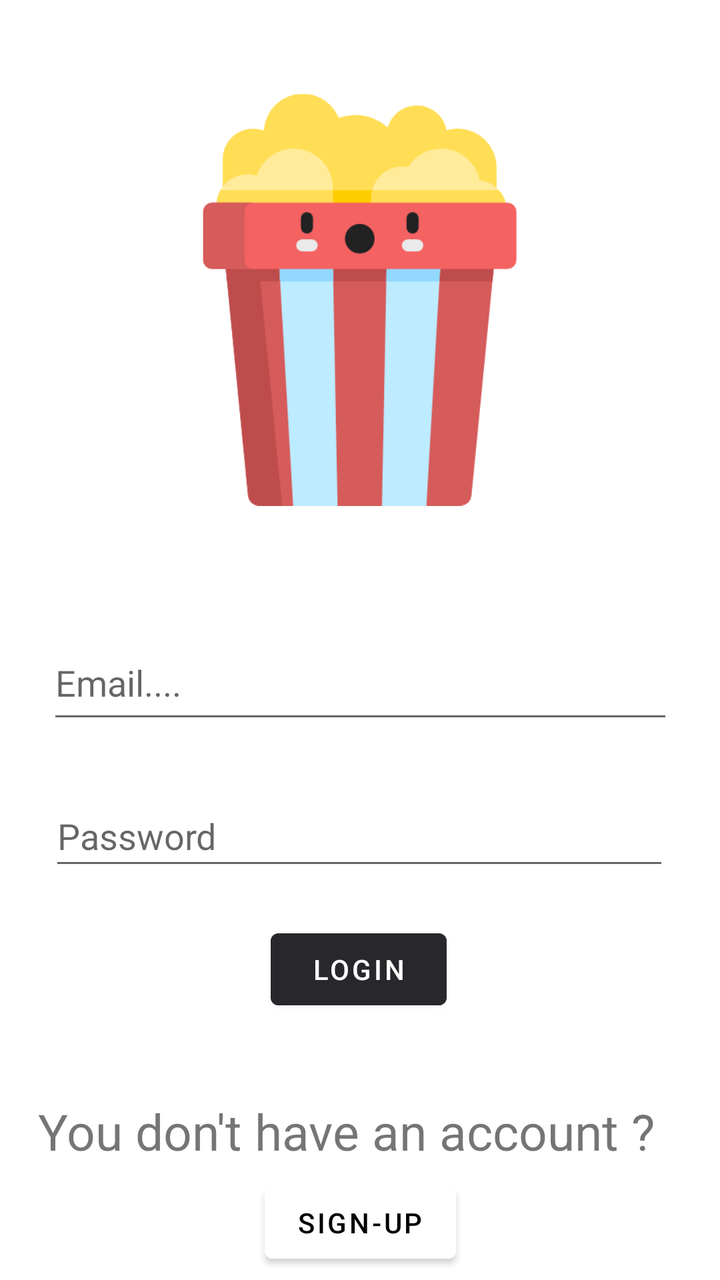
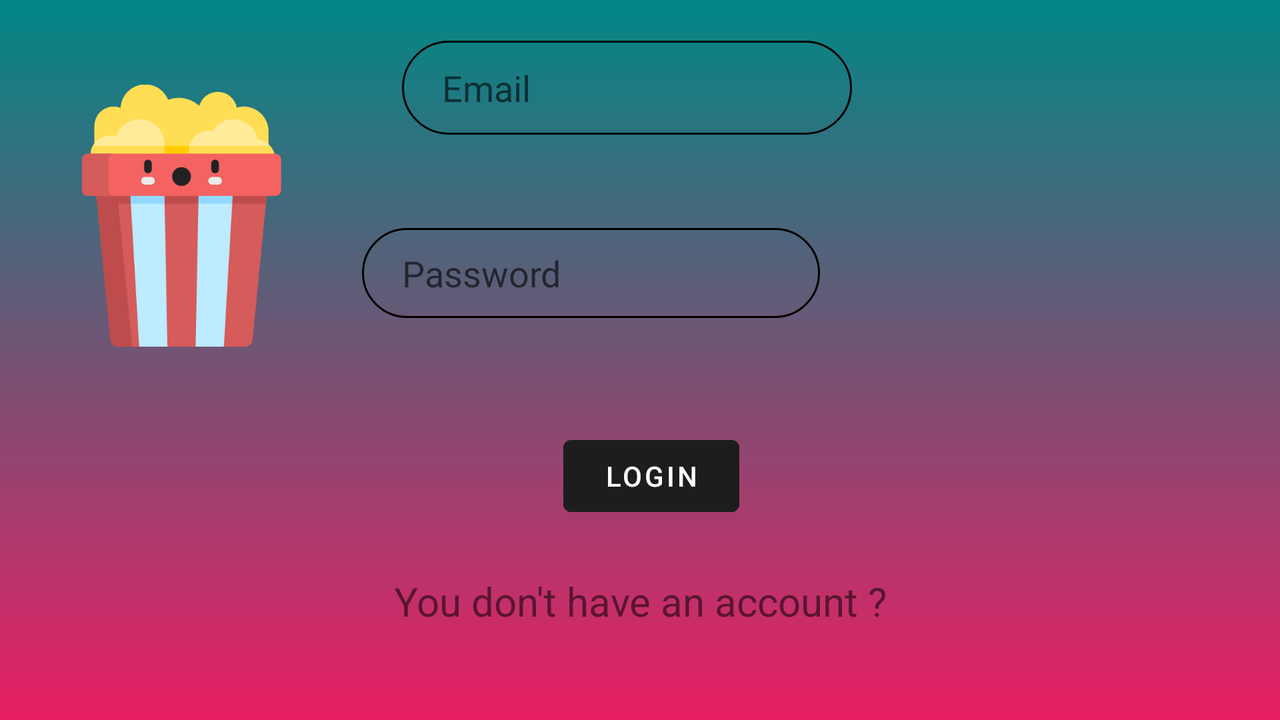

Compare how this app lays out the same screen by default and in its alternative resource folder. The renders come first, then the two layout files and the values they reference.
<!-- AndroidManifest.xml: application theme Theme.WatchCorn -->
<!-- res/layout/activity_login.xml -->
<?xml version="1.0" encoding="utf-8"?>
<androidx.constraintlayout.widget.ConstraintLayout xmlns:android="http://schemas.android.com/apk/res/android"
    xmlns:app="http://schemas.android.com/apk/res-auto"
    xmlns:tools="http://schemas.android.com/tools"
    android:layout_width="match_parent"
    android:layout_height="match_parent"
    tools:context=".LoginActivity">

    <ImageView
        android:id="@+id/imageView2"
        android:layout_width="206dp"
        android:layout_height="235dp"
        app:layout_constraintBottom_toBottomOf="parent"
        app:layout_constraintEnd_toEndOf="parent"
        app:layout_constraintStart_toStartOf="parent"
        app:layout_constraintTop_toTopOf="parent"
        app:layout_constraintVertical_bias="0.08"
        app:srcCompat="@drawable/popcorn" />

    <EditText
        android:id="@+id/Password"
        android:layout_width="310dp"
        android:layout_height="47dp"
        android:ems="10"
        android:inputType="textPassword"
        android:hint="Password"
        app:layout_constraintBottom_toBottomOf="parent"
        app:layout_constraintEnd_toEndOf="parent"
        app:layout_constraintHorizontal_bias="0.495"
        app:layout_constraintStart_toStartOf="parent"
        app:layout_constraintTop_toBottomOf="@+id/EmailAddress"
        app:layout_constraintVertical_bias="0.117" />

    <EditText
        android:id="@+id/EmailAddress"
        android:layout_width="313dp"
        android:layout_height="54dp"
        android:ems="10"
        android:inputType="textEmailAddress"
        app:layout_constraintBottom_toBottomOf="parent"
        android:hint="Email...."
        app:layout_constraintEnd_toEndOf="parent"
        app:layout_constraintStart_toStartOf="parent"
        app:layout_constraintTop_toBottomOf="@+id/imageView2"
        app:layout_constraintVertical_bias="0.142" />

    <Button
        android:id="@+id/Login"
        android:layout_width="wrap_content"
        android:layout_height="wrap_content"
        android:layout_marginTop="4dp"
        android:backgroundTint="#28272C"
        android:textColor="@color/white"
        android:text="Login"
        app:layout_constraintBottom_toBottomOf="parent"
        app:layout_constraintEnd_toEndOf="parent"
        app:layout_constraintHorizontal_bias="0.498"
        app:layout_constraintStart_toStartOf="parent"
        app:layout_constraintTop_toBottomOf="@+id/Password"
        app:layout_constraintVertical_bias="0.113" />

    <TextView
        android:id="@+id/textView2"
        android:layout_width="322dp"
        android:layout_height="34dp"
        android:layout_marginTop="40dp"
        android:text="You don't have an account ?"
        android:textSize="25sp"
        app:layout_constraintBottom_toBottomOf="parent"
        app:layout_constraintEnd_toEndOf="parent"
        app:layout_constraintStart_toStartOf="parent"
        app:layout_constraintTop_toBottomOf="@+id/Login"
        app:layout_constraintVertical_bias="0.0" />

    <Button
        android:id="@+id/SignIn"
        android:layout_width="wrap_content"
        android:layout_height="wrap_content"
        android:backgroundTint="#FFFFFF"
        android:text="Sign-up"
        android:textColor="@color/black"
        app:layout_constraintBottom_toBottomOf="parent"
        app:layout_constraintEnd_toEndOf="parent"
        app:layout_constraintStart_toStartOf="parent"
        app:layout_constraintTop_toBottomOf="@+id/textView2" />

</androidx.constraintlayout.widget.ConstraintLayout>
<!-- resources referenced by this layout -->
<resources>
  <color name="black">#FF000000</color>
  <color name="white">#FFFFFFFF</color>
  <!-- drawable popcorn: png bitmap (drawable, 17907 bytes) -->
  <style name="Theme.WatchCorn" parent="Theme.MaterialComponents.Light.NoActionBar">
          
          <item name="colorPrimary">@color/purple_500</item>
          <item name="colorPrimaryVariant">@color/purple_700</item>
          <item name="colorOnPrimary">@color/white</item>
          
          <item name="colorSecondary">@color/teal_200</item>
          <item name="colorSecondaryVariant">@color/teal_700</item>
          <item name="colorOnSecondary">@color/black</item>
          
          <item name="android:statusBarColor" tools:targetApi="l">?attr/colorPrimaryVariant</item>
          
      </style>
  <color name="purple_500">#FF6200EE</color>
  <color name="purple_700">#FF3700B3</color>
  <color name="teal_200">#FF03DAC5</color>
  <color name="teal_700">#FF018786</color>
</resources>
<!-- res/layout-land/activity_login.xml (the repository's variant of the layout above) -->
<!-- drawn on the phone turned sideways -->
<?xml version="1.0" encoding="utf-8"?>
<androidx.constraintlayout.widget.ConstraintLayout xmlns:android="http://schemas.android.com/apk/res/android"
    xmlns:app="http://schemas.android.com/apk/res-auto"
    xmlns:tools="http://schemas.android.com/tools"
    android:layout_width="match_parent"
    android:layout_height="match_parent"
    android:background="@drawable/background"
    android:scrollbars="none"
    tools:context=".LoginActivity">


    <ImageView
        android:id="@+id/imageView2"
        android:layout_width="131dp"
        android:layout_height="202dp"
        android:contentDescription="TODO"
        app:layout_constraintBottom_toBottomOf="parent"
        app:layout_constraintEnd_toEndOf="parent"
        app:layout_constraintHorizontal_bias="0.05"
        app:layout_constraintStart_toStartOf="parent"
        app:layout_constraintTop_toTopOf="parent"
        app:layout_constraintVertical_bias="0.043"
        app:srcCompat="@drawable/popcorn" />

    <ImageView
        android:id="@+id/fingerprint"
        android:layout_width="70dp"
        android:layout_height="70dp"
        android:layout_marginTop="25dp"
        android:layout_marginBottom="190dp"
        android:src="@drawable/ic_baseline_fingerprint_24"
        android:visibility="invisible"
        app:layout_constraintBottom_toBottomOf="parent"
        app:layout_constraintEnd_toEndOf="parent"
        app:layout_constraintHorizontal_bias="0.498"
        app:layout_constraintStart_toStartOf="parent"
        app:layout_constraintTop_toBottomOf="@+id/Login"
        app:layout_constraintVertical_bias="0.0" />

    <EditText
        android:id="@+id/Password"
        android:layout_width="229dp"
        android:layout_height="45dp"
        android:background="@drawable/input_border_login"
        android:ems="10"
        android:hint="Password"
        android:inputType="textPassword"
        android:paddingHorizontal="20dp"
        app:layout_constraintBottom_toBottomOf="parent"
        app:layout_constraintEnd_toEndOf="parent"
        app:layout_constraintHorizontal_bias="0.44"
        app:layout_constraintStart_toStartOf="parent"
        app:layout_constraintTop_toBottomOf="@+id/EmailAddress"
        app:layout_constraintVertical_bias="0.189" />

    <EditText
        android:id="@+id/EmailAddress"
        android:layout_width="225dp"
        android:layout_height="47dp"
        android:background="@drawable/input_border_login"
        android:ems="10"
        android:hint="Email"
        android:inputType="textEmailAddress"
        android:paddingHorizontal="20dp"
        app:layout_constraintBottom_toBottomOf="parent"
        app:layout_constraintEnd_toEndOf="parent"
        app:layout_constraintHorizontal_bias="0.173"
        app:layout_constraintStart_toEndOf="@+id/imageView2"
        app:layout_constraintTop_toTopOf="parent"
        app:layout_constraintVertical_bias="0.065" />

    <Button
        android:id="@+id/Login"
        android:layout_width="wrap_content"
        android:layout_height="wrap_content"
        android:layout_marginVertical="20dp"
        android:backgroundTint="#1E1D1D"
        android:text="Login"
        android:textColor="@color/white"
        app:layout_constraintBottom_toBottomOf="parent"
        app:layout_constraintEnd_toEndOf="parent"
        app:layout_constraintHorizontal_bias="0.51"
        app:layout_constraintStart_toStartOf="parent"
        app:layout_constraintTop_toBottomOf="@+id/Password"
        app:layout_constraintVertical_bias="0.31" />

    <TextView
        android:id="@+id/textView2"
        android:layout_width="325dp"
        android:layout_height="24dp"
        android:layout_marginTop="20dp"
        android:text="You don't have an account ?"
        android:textAlignment="center"
        android:textSize="20sp"
        app:layout_constraintBottom_toBottomOf="parent"
        app:layout_constraintEnd_toEndOf="parent"
        app:layout_constraintStart_toStartOf="parent"
        app:layout_constraintTop_toBottomOf="@+id/fingerprint"
        app:layout_constraintVertical_bias="0.506" />

    <Button
        android:id="@+id/SignUp"
        android:layout_width="wrap_content"
        android:layout_height="wrap_content"
        android:layout_marginTop="28dp"
        android:layout_marginBottom="50dp"
        android:backgroundTint="#1E1D1D"
        android:text="Sign-up"
        android:textColor="@color/white"
        app:layout_constraintBottom_toBottomOf="parent"
        app:layout_constraintEnd_toEndOf="parent"
        app:layout_constraintHorizontal_bias="0.503"
        app:layout_constraintStart_toStartOf="parent"
        app:layout_constraintTop_toBottomOf="@+id/textView2"
        app:layout_constraintVertical_bias="0.544" />

</androidx.constraintlayout.widget.ConstraintLayout>
<!-- resources referenced by the variant -->
<!-- as the phone turned sideways resolves them -->
<resources>
  <color name="white">#FFFFFFFF</color>
  <!-- drawable background (drawable) -->
  <?xml version="1.0" encoding="utf-8"?>
  <shape xmlns:android="http://schemas.android.com/apk/res/android">
  
      <gradient
          android:startColor="@color/teal_700"
          android:endColor="#E91E63"
          android:angle="-90"
      />
  </shape>
  <!-- drawable ic_baseline_fingerprint_24: vector/xml drawable (drawable, 2391 chars, omitted) -->
  <!-- drawable input_border_login (drawable) -->
  <?xml version="1.0" encoding="utf-8"?>
  <shape android:shape="rectangle" xmlns:android="http://schemas.android.com/apk/res/android">
  
      <stroke
          android:color="@color/black"
          android:width="1dp" />
  
      <corners
          android:radius="50dp"/>
  
  </shape>
  <!-- drawable popcorn: png bitmap (drawable, 17907 bytes) -->
  <style name="Theme.WatchCorn" parent="Theme.MaterialComponents.Light.NoActionBar">
          
          <item name="colorPrimary">@color/purple_500</item>
          <item name="colorPrimaryVariant">@color/purple_700</item>
          <item name="colorOnPrimary">@color/white</item>
          
          <item name="colorSecondary">@color/teal_200</item>
          <item name="colorSecondaryVariant">@color/teal_700</item>
          <item name="colorOnSecondary">@color/black</item>
          
          <item name="android:statusBarColor" tools:targetApi="l">?attr/colorPrimaryVariant</item>
          
      </style>
  <color name="teal_700">#FF018786</color>
  <color name="black">#FF000000</color>
  <color name="purple_500">#FF6200EE</color>
  <color name="purple_700">#FF3700B3</color>
  <color name="teal_200">#FF03DAC5</color>
</resources>
